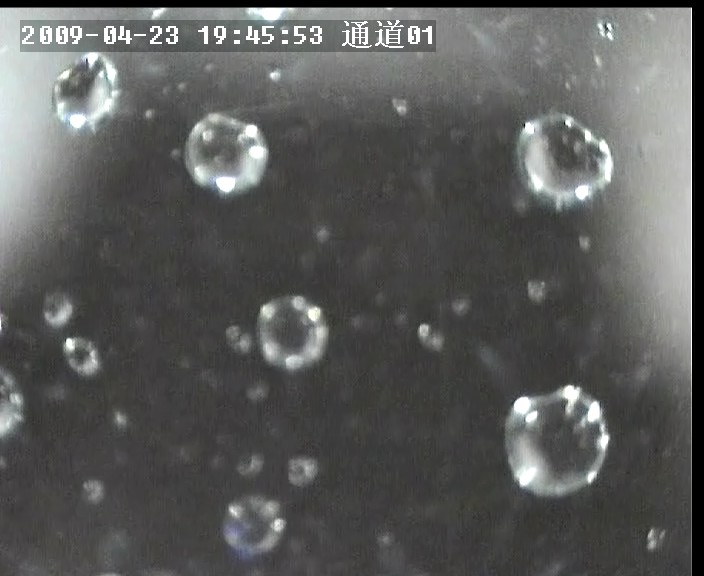
//> input picture pic/雨滴1.jpg, 704 x 576 px, given in place of 1.bmp, which was not available
$ ./四层分割   (built with g++ and OpenCV 4)
//> lines starting //> are read from the running program, lines starting //| are printed output that depends on the picture; after the words box and inside, x2 and y2 are one past the last pixel; in counts of white or black regions, pixels touching at a corner belong together; pictures that were not available may be replaced by others from this repository, and a replacement may not be noted
/*输出图片在final里，
输出文本一个，在当前目录
*/
#include <iostream>
#include <opencv2/opencv.hpp>
#include <string>
#include <fstream>
#include<cmath>

#define MAX_AREA 45000//16300
#define MIN_AREA 15
#define A1 10000
#define A2 2098
#define R1 1.494
#define R2 1.547
#define R3 6.05
using namespace std;
using namespace cv;

template<typename T> string toString(const T& t){
	ostringstream oss;  //创建一个格式化输出流
	oss << t;             //把值传递如流中
	return oss.str();
}

void fillHole(const Mat srcBw, Mat &dstBw);
void all_black(Mat &src);
void coloring_rain(Mat &src, vector<vector<Point> > contours);
int data_writing(vector<Point2f> mass_centre, vector<float> long_radius, vector<float> short_radius);
void center_mass(vector<vector<Point> > contours, vector<Point2f> &mc);
int main(int argc, char* argv[])
{
	string str1 = "pic_out\\";
	string str3 = ".bmp";


	for (int num = 1; num <= 23; num ++ )
	{
	//int num =19;
		string str2 = toString(num);
		string FileName = str1 + str2 + str3;

		Mat img = imread(FileName);
//> img is the input picture: 576 rows x 704 cols, CV_8UC3; mean B, G, R 90.2, 91.4, 90.7
		if (img.empty())
		{
			cout << "Error: Could not load image" << endl;
			return 0;
		}

		Mat gray;
		cvtColor(img, gray, CV_BGR2GRAY);

		int th[23][3] = {
			{ 80, 120, 190 },
			{ 80, 119, 190 },
			{ 107, 142, 174 },
			{ 109, 144, 176 },
			{ 116, 160, 197 },
			{ 96, 141, 178 },
			{ 105, 150, 189 },
			{ 106, 145, 185 },
			{ 98, 139, 173 },
			{ 84, 119, 174 },
			{ 71, 104, 155 },
			{ 70, 102, 153 },
			{ 73, 107, 159 },
			{ 74, 108, 174 },
			{ 76, 116, 183 },
			{ 86, 125, 190 },
			{ 71, 104, 157 },
			{ 70, 102, 152 },
			{ 74, 108, 172 },
			{ 74, 109, 173 },
			{ 75, 112, 180 },
			{ 78, 119, 185 },
			{ 74, 110, 178 }
		};
		Mat dst, dst1, dst2, dst3, dst4;
		Mat re1, re2, re3, re4;

		/*这里已经得到otsu的阈值分割门限，由th[]数组确定*/
		threshold(gray, dst1, th[num-1][0], 255, CV_THRESH_BINARY);
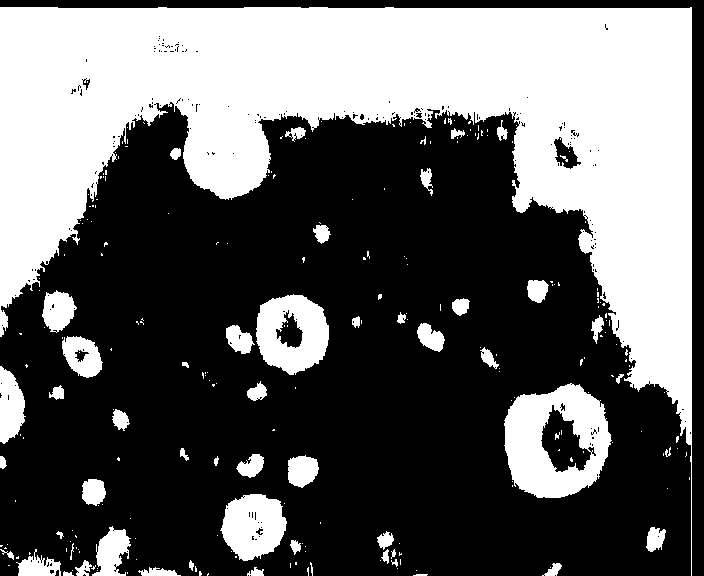
//> dst1: 576 rows x 704 cols, CV_8UC1; 38.7% white; 240 white regions (185 under 20 px), largest, box (x1, y1, x2, y2) and area: (0, 7, 692, 576) 128597, (504, 383, 612, 498) 7682, (256, 294, 329, 375) 4016
		threshold(gray, dst2, th[num - 1][1], 255, CV_THRESH_BINARY);
//> dst2: 576 rows x 704 cols, CV_8UC1; 21% white; 224 white regions (173 under 20 px), largest, box (x1, y1, x2, y2) and area: (0, 8, 692, 488) 67216, (506, 385, 610, 495) 4608, (186, 112, 269, 195) 3981
		threshold(gray, dst3, th[num - 1][2], 255, CV_THRESH_BINARY);
//> dst3: 576 rows x 704 cols, CV_8UC1; 5% white; 125 white regions (59 under 20 px), largest, box (x1, y1, x2, y2) and area: (0, 8, 70, 213) 7305, (676, 8, 692, 384) 2236, (55, 70, 118, 130) 1171
		threshold(gray, dst4, 255, 255, CV_THRESH_BINARY);
//> dst4: 576 rows x 704 cols, CV_8UC1; every value is 0

		threshold(dst1, re1, th[num - 1][0], 255, CV_THRESH_BINARY);
		re2 = dst1 - dst2;
//> re2: 576 rows x 704 cols, CV_8UC1; 17.6% white; 386 white regions (309 under 20 px), largest, box (x1, y1, x2, y2) and area: (0, 20, 691, 445) 48373, (504, 399, 612, 498) 2861, (220, 494, 287, 561) 2143
		re3 = dst2 - dst3;
//> re3: 576 rows x 704 cols, CV_8UC1; 16.1% white; 251 white regions (211 under 20 px), largest, box (x1, y1, x2, y2) and area: (0, 8, 691, 380) 52342, (506, 385, 610, 495) 3040, (186, 112, 269, 195) 2549
		re4 = dst3 - dst4;

		Mat element_erode = getStructuringElement(MORPH_CROSS, Size(3, 3));//腐蚀核
		Mat element_dilate = getStructuringElement(MORPH_CROSS, Size(3, 3));//膨胀核

		erode(re1, re1, element_erode);
//> re1: 576 rows x 704 cols, CV_8UC1; 36.4% white; 118 white regions (77 under 20 px), largest, box (x1, y1, x2, y2) and area: (0, 8, 691, 444) 123999, (505, 385, 611, 497) 6983, (257, 295, 328, 374) 3626
		erode(re2, re2, element_erode);
//> re2: 576 rows x 704 cols, CV_8UC1; 13.1% white; 307 white regions (236 under 20 px), largest, box (x1, y1, x2, y2) and area: (0, 21, 600, 307) 31458, (562, 189, 690, 444) 6690, (222, 495, 285, 560) 1458
		erode(re3, re3, element_erode);
//> re3: 576 rows x 704 cols, CV_8UC1; 12.9% white; 205 white regions (144 under 20 px), largest, box (x1, y1, x2, y2) and area: (518, 9, 690, 376) 25330, (230, 9, 531, 84) 8599, (0, 75, 122, 273) 6008
		erode(re4, re4, element_erode);
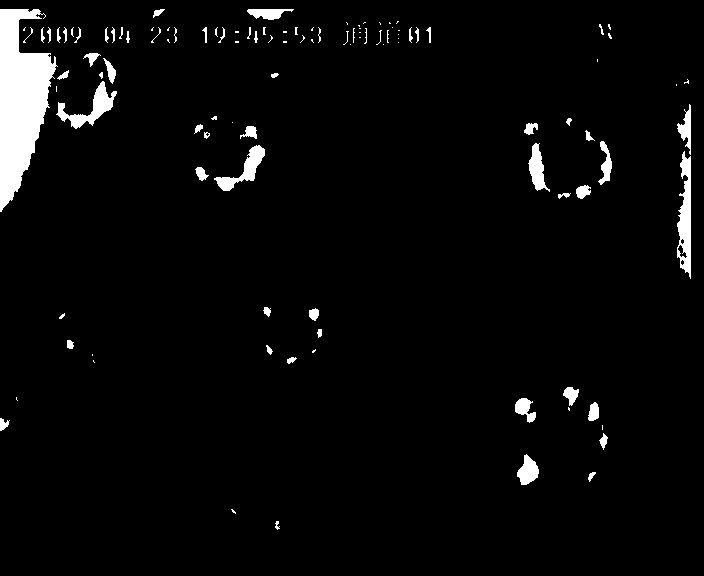
//> re4: 576 rows x 704 cols, CV_8UC1; 3.6% white; 111 white regions (53 under 20 px), largest, box (x1, y1, x2, y2) and area: (0, 9, 58, 212) 6801, (677, 151, 691, 279) 1130, (56, 81, 117, 129) 898

		//imwrite("erode.bmp", re1);
		/*----------------------------------设置筛选条件筛选连通域---------------------------------------------*/
		//连通域的储存数据，点集向量形式
		//hierarchy[i][0],hierarchy[i][1],hierarchy[i][2],hierarchy[i][3],分别表示的是第i条轮廓(contours[i])的下一条，前一条，包含的第一条轮廓(第一条子轮廓)和包含他的轮廓(父轮廓)。
		vector<vector<Point> > contours_a[4], contours_b[4];
		vector<Vec4i> hierarchy_a[4], hierarchy_b[4];

		if (th[num-1][0]>90)//加着一段的原因是，对于白底图像用findcontours时会在第一层找到一个包括整个边框的轮廓，对于黑底则不会，这里用一个简单的阈值分开。
		{
			threshold(re1, re1, 10, 255, CV_THRESH_BINARY_INV);

		}

		findContours(re1, contours_a[0], hierarchy_a[0], CV_RETR_LIST, CV_CHAIN_APPROX_NONE);
//> contours_a = 4 items
		findContours(re2, contours_a[1], hierarchy_a[1], CV_RETR_LIST, CV_CHAIN_APPROX_NONE);
		findContours(re3, contours_a[2], hierarchy_a[2], CV_RETR_LIST, CV_CHAIN_APPROX_NONE);
		findContours(re4, contours_a[3], hierarchy_a[3], CV_RETR_LIST, CV_CHAIN_APPROX_NONE);

		all_black(re1);
		drawContours(re1, contours_a[0], -1, 255, CV_FILLED, 8);

		//imshow("2", re1);


		/*计算连通域面积*/
		vector<float>contours_a_Area[4], contours_b_Area[4];
		float Area_temp;
		for (int k = 0; k < 4; k++)
		{

			for (int i = 0; i < contours_a[k].size(); i++)
			{
				Area_temp = contourArea(contours_a[k][i]);//轮廓面积计算函数
				contours_a_Area[k].push_back(Area_temp);
			}
		}
//> this loop made 4 passes
//> Area_temp on passes 1, 3, 4: 123963.5, 2125.5, 6520
//> after the loop, Area_temp = 6520; contours_a_Area = 4 items


		/*计算椭圆径长和排除连通域小于构成椭圆的连通域*/
		Mat drawing = Mat::zeros(gray.size(), CV_8UC3);
		vector<RotatedRect> minEllipse_b[4];//最小外接椭圆
		vector	<float>	average_radius[4];
		Scalar color = Scalar(0, 0, 255);
		float tempk;
		for (int k = 0; k < 4; k++)
		{

			for (int i = 0; i < contours_a[k].size(); i++)
			{
				if ((MIN_AREA<contours_a_Area[k][i]) && (MAX_AREA>contours_a_Area[k][i]))//面积筛选
				{

					contours_b[k].push_back(contours_a[k][i]);
					hierarchy_b[k].push_back(hierarchy_a[k][i]);
					contours_b_Area[k].push_back(contours_a_Area[k][i]);

					minEllipse_b[k].push_back(fitEllipse(Mat(contours_a[k][i])));
					//average_radius[k].push_back(sqrt(minEllipse[k][i].size.height*minEllipse[k][i].size.width));//椭圆平均半径
				}
				else if (MAX_AREA < contours_a_Area[k][i])
				{
					tempk = contours_a_Area[k][i];
				}
			}
		}
//> after the loop, contours_b = 4 items; contours_b_Area = 4 items; minEllipse_b = 4 items; tempk = 123963.5

		all_black(re1);
		all_black(re2);
		all_black(re3);
		all_black(re4);
		drawContours(re1, contours_b[0], -1, 255, CV_FILLED, 8);
//> re1: 576 rows x 704 cols, CV_8UC1; 6.2% white; 56 white regions, largest, box (x1, y1, x2, y2) and area: (505, 385, 611, 497) 6988, (257, 295, 328, 374) 3626, (222, 495, 286, 560) 2895
		drawContours(re2, contours_b[1], -1, 255, CV_FILLED, 8);
//> re2: 576 rows x 704 cols, CV_8UC1; 12.9% white; 64 white regions, largest, box (x1, y1, x2, y2) and area: (0, 21, 600, 307) 31680, (562, 189, 690, 444) 6773, (222, 495, 285, 560) 1458
		drawContours(re3, contours_b[2], -1, 255, CV_FILLED, 8);
//> re3: 576 rows x 704 cols, CV_8UC1; 12.8% white; 52 white regions, largest, box (x1, y1, x2, y2) and area: (518, 9, 690, 376) 25422, (230, 9, 531, 84) 8671, (0, 75, 122, 273) 6024
		drawContours(re4, contours_b[3], -1, 255, CV_FILLED, 8);

		/*imshow("未筛选一层.bmp", re1);
		imshow("未筛选二层.bmp", re2);
		imshow("未筛选三层.bmp", re3);
		imshow("未筛选四层.bmp", re4);

		/*计算椭圆长短轴乘积的开方*/
		float temp = 0;
		for (int k = 0; k < 4; k++)
		{

			for (int i = 0; i < contours_b[k].size(); i++)
			{
				if (MIN_AREA < contours_b_Area[k][i])
				{
					temp = minEllipse_b[k][i].size.height/minEllipse_b[k][i].size.width;
					average_radius[k].push_back(temp);
				}
			}
		}
//> this loop made 4 passes
//> temp on passes 1 to 4: 1.94, 1.59, 2.56, 3.54
//> after the loop, temp = 3.54; average_radius = 4 items


		/*筛选条件，分为三条，符合的进入删除列表：
		【1】B_area>A1,B_ratio>R1
		【2】A2<B_area<A1,B_rattio>R2
		【3】B_ratio>R3    */

		//【1】B_area>A1,B_ratio>R1
		vector<int> cancel_num[4];
		for (int k = 0; k < 4; k++)
		{
			for (int i = 0; i < contours_b[k].size(); i++)
			{
				if ((average_radius[k][i]>R1) && (contours_b_Area[k][i]>A1))
				{
					cancel_num[k].push_back(i);
				}
			}


		}
//> after the loop, cancel_num = 4 items

		//【2】A2<B_area<A1,B_rattio>R2
		int flag = 0;
		for (int k = 0; k < 4; k++)
		{
			for (int i = 0; i < contours_b[k].size(); i++)
			{

				if ((average_radius[k][i]>R2) && (contours_b_Area[k][i]>A2) && (contours_b_Area[k][i] < A1))
				{
					for (int j = 0; j < cancel_num[k].size(); j++)
					{
						if (cancel_num[k][j] == i)
						{
							flag = 1;
							continue;
						}
					}

					if (flag == 0)
					{

						cancel_num[k].push_back(i);
					}
					flag = 0;
				}
			}

		}
//> after the loop, flag = 0


		//【3】B_ratio>R3

		for (int k = 0; k < 4; k++)
		{
			for (int i = 0; i < contours_b[k].size(); i++)
			{
				if ((((minEllipse_b[k][i].size.width)*R3)<(minEllipse_b[k][i].size.height))|| minEllipse_b[k][i].size.height>295)
				{
					for (int j = 0; j < cancel_num[k].size(); j++)
					{
						if (cancel_num[k][j] == i)
						{
							flag = 1;
							continue;
						}
					}
					if (flag == 0)
					{

						cancel_num[k].push_back(i);
					}
					flag = 0;
				}
			}

		}
//> after the loop, flag = 0


		/*将符合条件的连通域放入新的向量空间contours_c*/
		vector<vector<Point> > contours_c[4];
		vector<float>contours_c_Area[4];
		vector<RotatedRect> minEllipse_c[4];
		vector	<float>	average_radius_c[4];

		for (int k = 0; k < 4; k++)
		{
			for (int i = 0; i < contours_b[k].size(); i++)
			{
				for (int j = 0; j < cancel_num[k].size(); j++)
				{
					if (cancel_num[k][j] == i)
					{
						flag = 1;
						continue;
					}
				}
				if (flag == 0)
				{
					contours_c[k].push_back(contours_b[k][i]);
					contours_c_Area[k].push_back(contours_b_Area[k][i]);
					minEllipse_c[k].push_back(minEllipse_b[k][i]);
					average_radius_c[k].push_back(average_radius[k][i]);
				}
				flag = 0;
			}
		}
//> after the loop, flag = 0; contours_c = 4 items; contours_c_Area = 4 items; minEllipse_c = 4 items; average_radius_c = 4 items

		all_black(re1);
		all_black(re2);
		all_black(re3);
		all_black(re4);
		drawContours(re1, contours_c[0], -1, 255, CV_FILLED, 8);
//> re1: 576 rows x 704 cols, CV_8UC1; 6.7% white; 56 white regions, largest, box (x1, y1, x2, y2) and area: (505, 385, 611, 497) 9146, (257, 295, 328, 374) 3626, (222, 495, 286, 560) 2895
		drawContours(re2, contours_c[1], -1, 255, CV_FILLED, 8);
//> re2: 576 rows x 704 cols, CV_8UC1; 4.4% white; 98 white regions, largest, box (x1, y1, x2, y2) and area: (222, 495, 285, 560) 1458, (505, 400, 596, 480) 1083, (199, 126, 240, 166) 925
		drawContours(re3, contours_c[2], -1, 255, CV_FILLED, 8);
//> re3: 576 rows x 704 cols, CV_8UC1; 2.5% white; 61 white regions, largest, box (x1, y1, x2, y2) and area: (510, 432, 588, 494) 1331, (187, 132, 257, 189) 1081, (262, 297, 327, 369) 1079
		drawContours(re4, contours_c[3], -1, 255, CV_FILLED, 8);
//> re4: 576 rows x 704 cols, CV_8UC1; 1.5% white; 45 white regions, largest, box (x1, y1, x2, y2) and area: (56, 81, 117, 129) 898, (214, 145, 265, 191) 731, (528, 143, 550, 192) 522

		dilate(re1, re1, element_dilate);
//> re1: 576 rows x 704 cols, CV_8UC1; 7.7% white; 55 white regions, largest, box (x1, y1, x2, y2) and area: (504, 384, 612, 498) 9521, (256, 294, 329, 375) 3976, (221, 494, 287, 561) 3169
		dilate(re2, re2, element_dilate);
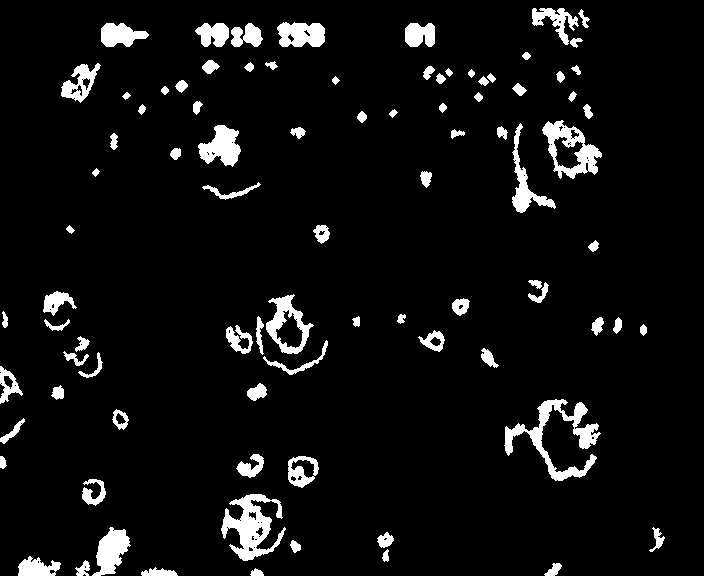
//> re2: 576 rows x 704 cols, CV_8UC1; 6.1% white; 89 white regions, largest, box (x1, y1, x2, y2) and area: (504, 399, 601, 481) 2184, (221, 494, 286, 561) 2012, (542, 120, 602, 179) 1466
		dilate(re3, re3, element_dilate);
//> re3: 576 rows x 704 cols, CV_8UC1; 3.4% white; 59 white regions, largest, box (x1, y1, x2, y2) and area: (509, 431, 589, 495) 1609, (261, 296, 328, 370) 1498, (186, 131, 258, 190) 1407
		dilate(re4, re4, element_dilate);
//> re4: 576 rows x 704 cols, CV_8UC1; 2.1% white; 44 white regions, largest, box (x1, y1, x2, y2) and area: (55, 80, 118, 130) 1100, (213, 144, 266, 192) 882, (527, 142, 551, 193) 638
		Mat re5 = re1 + re2 + re3 + re4;
//> re5: 576 rows x 704 cols, CV_8UC1; 13.1% white; 107 white regions, largest, box (x1, y1, x2, y2) and area: (504, 384, 612, 498) 9521, (186, 112, 268, 200) 5082, (256, 294, 329, 375) 3976
		fillHole(re5, re5);

		vector<vector<Point>>contours_d;
		vector<Vec4i> hierarchy_d;
		vector<RotatedRect> minEllipse_d;
		findContours(re5, contours_d, hierarchy_d, CV_RETR_CCOMP, CV_CHAIN_APPROX_SIMPLE);
		drawContours(re5, contours_d, -1, 255, CV_FILLED, 8);
		/*imshow("一层.bmp", re1);
		imshow("二层.bmp", re2);
		imshow("三层.bmp", re3);
		imshow("四层.bmp", re4);
		imshow("合成.bmp", re5);

		/*imwrite("temp\\一层.bmp", re1);
		imwrite("temp\\二层.bmp", re2);
		imwrite("temp\\三层.bmp", re3);
		imwrite("temp\\四层.bmp", re4);
		imwrite("temp\\合成.bmp", re5);*/
		if (num == 16)
		{

			imwrite("一层.bmp", re1);
			imwrite("二层.bmp", re2);
			imwrite("三层.bmp", re3);
			imwrite("四层.bmp", re4);
			imwrite("合成.bmp", re5);
			Mat drawing = Mat::zeros(re5.size(), CV_8UC3);
			all_black(drawing);
			vector<float> long_axe, short_axe;
			for (int i = 0; i < contours_d.size(); i++)
			{
				minEllipse_d.push_back(fitEllipse(Mat(contours_d[i])));
				ellipse(drawing, minEllipse_d[i], color, 2, 8);
				long_axe.push_back(minEllipse_d[i].size.height);
				short_axe.push_back(minEllipse_d[i].size.width);
			}

			imwrite("t椭圆.bmp", drawing);

			vector<Point2f> mass_centre;//质心

			center_mass(contours_d, mass_centre);//计算质心
			data_writing(mass_centre, long_axe, short_axe);//写入文本文件
		}

		Mat original = imread(FileName);
		coloring_rain(original, contours_d);

	//	imshow("color", original);


		string outFile = "final//final_" + toString(num) + ".bmp";
		imwrite(outFile,original);

		}
	//	waitKey(0);
	return 0;
}


/*孔洞填充函数，对合成后的连通域使用*/
void fillHole(const Mat srcBw, Mat &dstBw)
{
	Size m_Size = srcBw.size();
	Mat Temp = Mat::zeros(m_Size.height + 2, m_Size.width + 2, srcBw.type());//延展图像
	srcBw.copyTo(Temp(Range(1, m_Size.height + 1), Range(1, m_Size.width + 1)));
//> Temp: 578 rows x 706 cols, CV_8UC1; 13% white; 107 white regions, largest, box (x1, y1, x2, y2) and area: (505, 385, 613, 499) 9521, (187, 113, 269, 201) 5082, (257, 295, 330, 376) 3976

	cv::floodFill(Temp, Point(0, 0), Scalar(255));
//> Temp: 578 rows x 706 cols, CV_8UC1; 99.6% white; 128 black regions (115 under 20 px), largest, box (x1, y1, x2, y2) and area: (277, 311, 304, 349) 572, (541, 17, 558, 30) 99, (76, 350, 90, 363) 94

	Mat cutImg;//裁剪延展的图像
	Temp(Range(1, m_Size.height + 1), Range(1, m_Size.width + 1)).copyTo(cutImg);
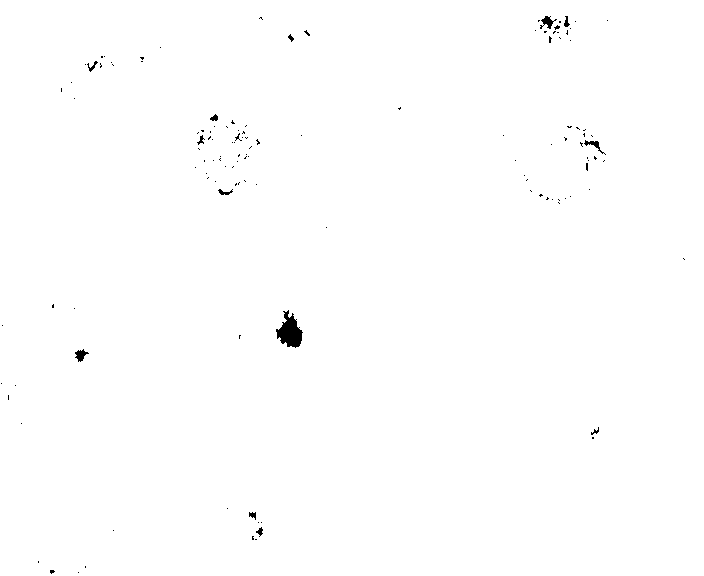
//> cutImg: 576 rows x 704 cols, CV_8UC1; 99.6% white; 128 black regions (115 under 20 px), largest, box (x1, y1, x2, y2) and area: (276, 310, 303, 348) 572, (540, 16, 557, 29) 99, (75, 349, 89, 362) 94

	dstBw = srcBw | (~cutImg);
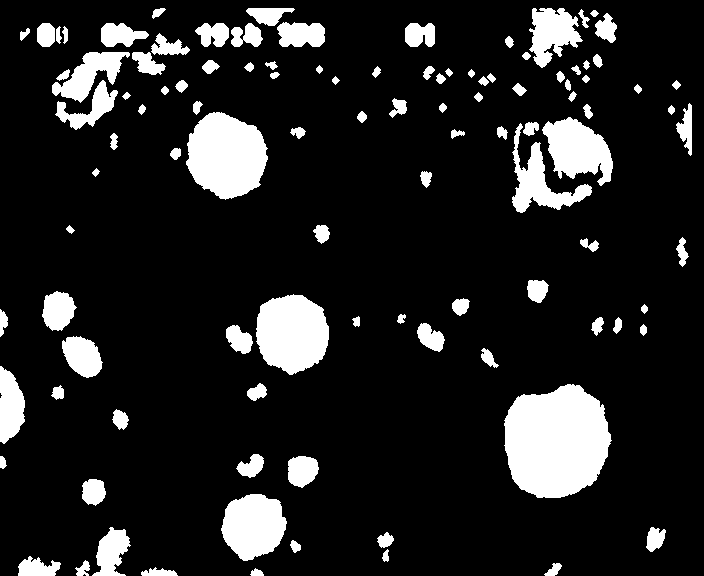
//> dstBw: 576 rows x 704 cols, CV_8UC1; 13.4% white; 107 white regions
//> in main, `findContours(re5, contours_d, hierarchy_d, CV_RETR_CCOMP, CV_CHAIN_APP..`: contours_d = 107 contours; largest, box (x1, y1, x2, y2) and area: (504, 384, 612, 498) 9380, (186, 112, 268, 200) 5180, (256, 294, 329, 375) 4432, (221, 494, 287, 561) 3153, (542, 117, 613, 186) 2864
}

void all_black(Mat &src)
{
	for (int i = 0; i < src.rows; i++)
	{
		for (int j = 0; j < src.cols; j++)
		{
			src.at<uchar>(i, j) = 0;

		}
	}
}

void coloring_rain(Mat &src, vector<vector<Point> > contours)
{
	Mat imBlue, imRed, imGreen;
	vector<Mat> channels;
	Mat  imageBlueChannel;
	split(src, channels);//分离色彩通道

	imBlue = channels.at(0);
	imRed = channels.at(2);
	imGreen = channels.at(1);


	drawContours(imRed, contours, -1, CV_RGB(255, 255, 255), CV_FILLED, 8);//通道染色
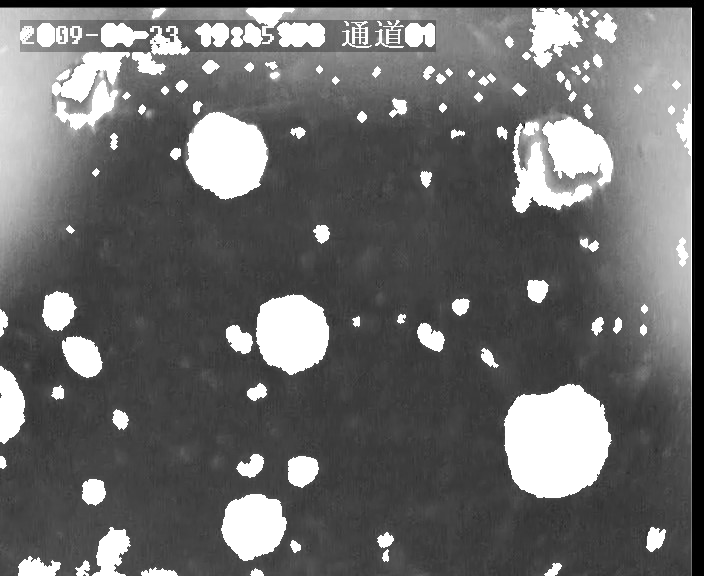
//> imRed: 576 rows x 704 cols, CV_8UC1; min 0, max 255, mean 107.2
	//imshow("t", imRed);
	merge(channels, src);
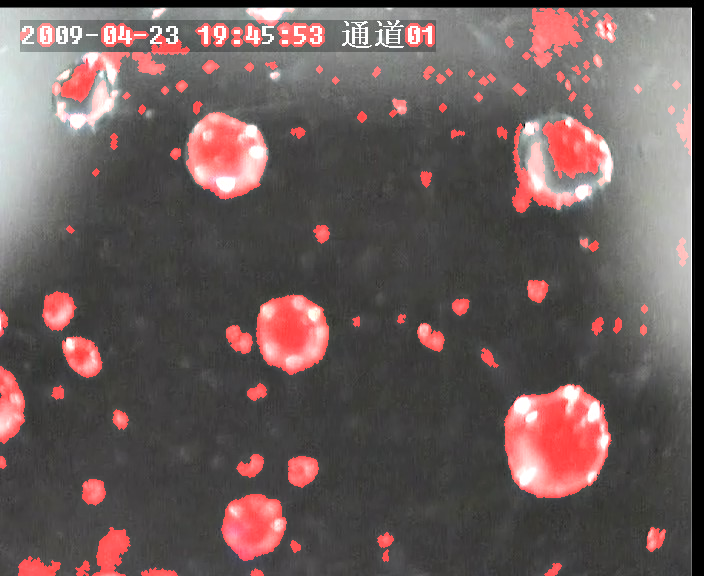
//> src: 576 rows x 704 cols, CV_8UC3; 13.25% of pixels changed, all inside (x1, y1, x2, y2) = (0, 8, 692, 576)
//> (the program exits here)
